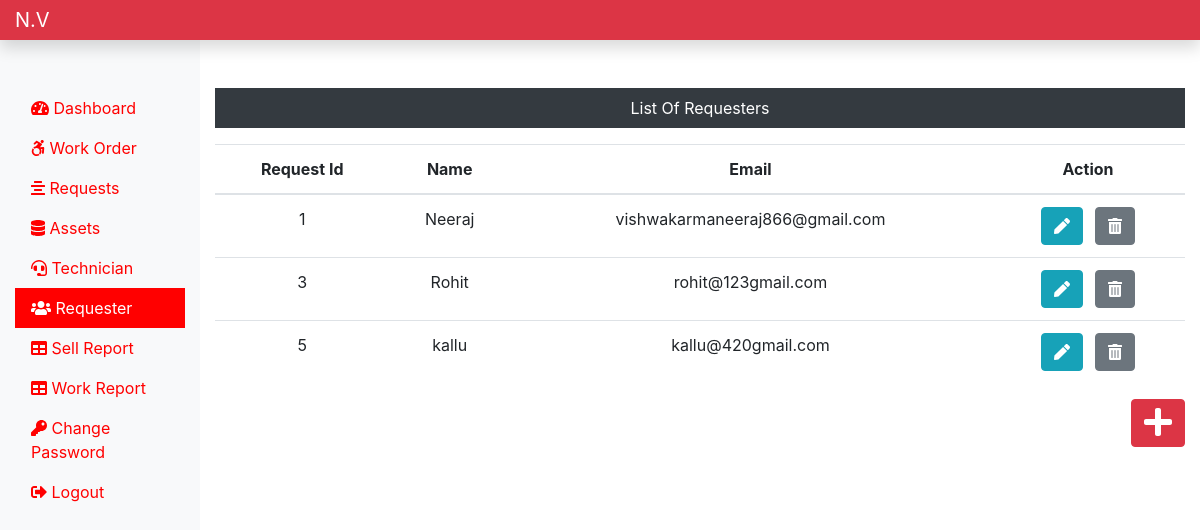
The page /admin/requester.php (signed in) on the database as committed earlier.
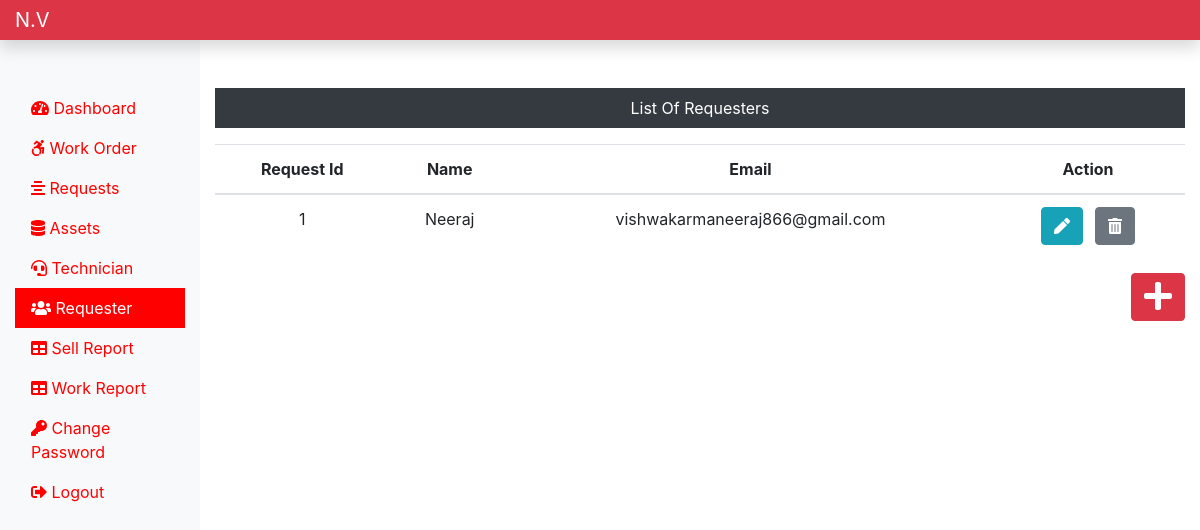
The same page on the database as committed later.
### tables this page shows
CREATE TABLE `requesterlogin_tb` (
  `r_login_id` int(11) NOT NULL,
  `r_name` varchar(60) NOT NULL,
  `r_email` varchar(60) NOT NULL,
  `r_password` varchar(60) NOT NULL
);

### admin/requester.php (the view, shortened to what this page needs)
<?php
    include "includes/header.php";
    include "../dbconnection.php";
?>
<div class="col-sm-9 col-md-10 mt-5 text-center">
    <p class="bg-dark text-white py-2">List Of Requesters</p>
    <?php
        $sql = "SELECT * FROM requesterlogin_tb";
        $result = $conn->query($sql);
        if($result->num_rows > 0) {
            echo'<table class="table">';
            echo    '<thead>';
            echo        '<tr>';
            echo            '<th>Request Id</th>';
            echo            '<th>Name</th>';
            echo            '<th>Email</th>';
            echo            '<th>Action</th>';
            echo        '</tr>';
            echo    '</thead>';
            echo    '<tbody>';
                            While($row = $result->fetch_assoc()) {
                                echo        '<tr>';
                                echo            '<td>';
                                echo                $row["r_login_id"];
                                echo             '</td>';
                                echo            '<td>';
                                echo                $row["r_name"];
                                echo             '</td>';
                                echo            '<td>';
                                echo                $row["r_email"];
                                echo             '</td>';
                                echo            '<td>';
                                echo                '<form action="editReq.php" method="post" class="d-inline">';
                                echo                    '<input type="hidden" name="id" value= '.$row["r_login_id"].' />
                                                        <button class="btn btn-info mr-2" type="submit" name="edit"><i class="fas fa-pen"></i></button>';
                                echo                '</form>';
                                echo                '<form action="" method="post" class="d-inline">';
                                echo                    '<input type="hidden" name="id" value= '.$row["r_login_id"].' />
                                                        <button class="btn btn-secondary" type="submit" name="delete"><i class="fas fa-trash-alt"></i></button>';
                                echo                '</form>';
                                echo             '</td>';
                                echo        '</tr>';
                            }
            echo    '</tbody>';
            echo'</table>';
        }
        else {
            echo "0 Result Found";
        }
    ?>
<div class="float-right">
        <a href="addNewRequester.php" name="addNewRequester" class="btn btn-danger"><i class="fas fa-plus fa-2x"></i></a>
    </div>
</div>
</div>
    </div>
</body>
</html>

Rows that differ between the two databases and show on the page:
removed requesterlogin_tb: r_login_id "3", r_name "Rohit", r_email "rohit@123gmail.com"
removed requesterlogin_tb: r_login_id "5", r_name "kallu", r_email "kallu@420gmail.com"
